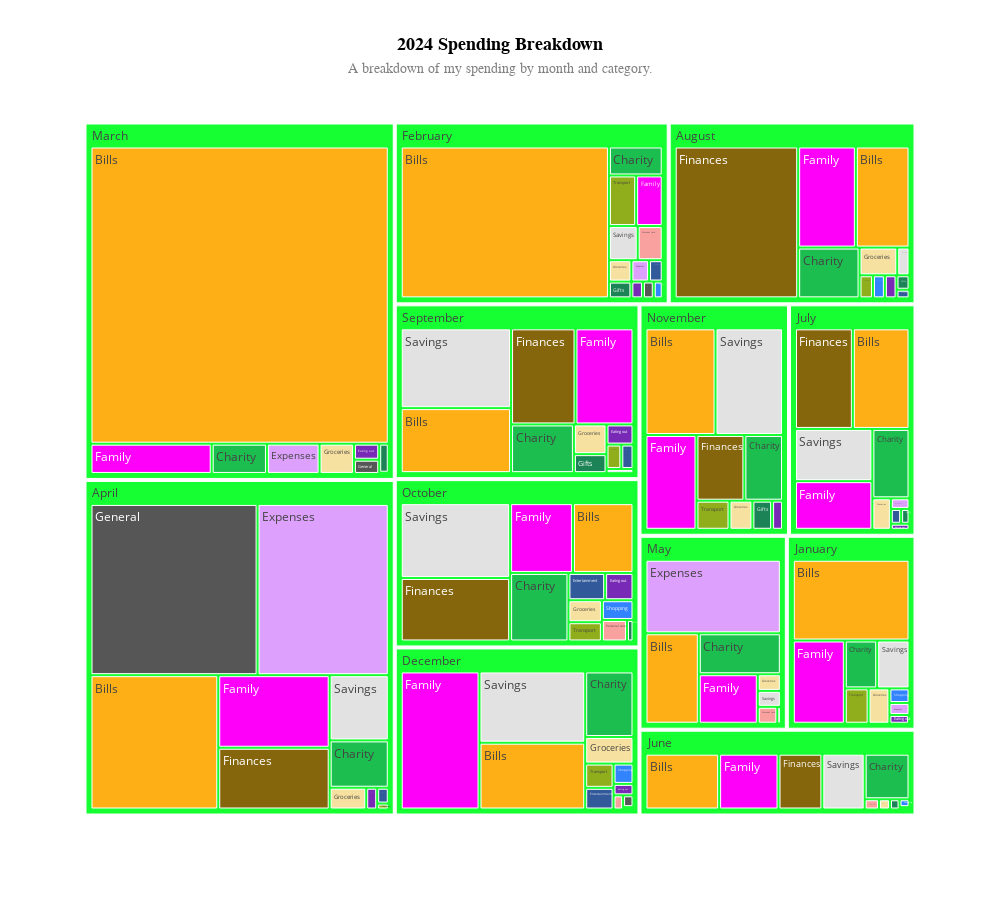

Source (notebook cell):
### Code cell
fig = px.treemap(data_2024_tree, 
                 path=['Month', 'Category'], 
                 values='Money Out', 
                 title='2024 Monthly Spending Breakdown', 
                 color='Category', 
                 color_discrete_sequence=px.colors.qualitative.Alphabet, 
                 #color_continuous_scale = 'plotly3',
                 labels={'Money Out': 'Total Amount Spent'},
                 width=1000, 
                 height=900, 
                 branchvalues='total',
                 hover_name='Category')

fig.update_layout(autosize=True, 
                  title={
        'text': "<b>2024 Spending Breakdown</b><br><span style='font-size:14px;color:gray;'>A breakdown of my spending by month and category.</span>",
        'x': 0.5,  
        'xanchor': 'center', 
        'yanchor': 'top'
    },
    title_font=dict(size=18, family='Arial, sans-serif', color='black'),  
    margin=dict(t=100)  
                 )

fig.update_traces(
    hovertemplate='<b>%{parent}<br></b>' +
                  '%{label}<br>' +
                  '£%{value:.2f}<extra></extra>',
    #root_color='lightblue',
    maxdepth=2
)

fig.show()

### Figure 1 — Plotly figure (JSON) as saved in the notebook; plotly's stock layout.template omitted (floating-point values rounded to 4 significant figures; data arrays with more than 128 entries replaced by an {"elided": "..."} marker saying what was removed)
{"data": [{"branchvalues": "total", "customdata": {"elided": "228x1 str values"}, "domain": {"x": [0, 1], "y": [0, 1]}, "hovertemplate": "<b>%{parent}<br></b>%{label}<br>£%{value:.2f}<extra></extra>", "hovertext": {"elided": "228 str values"}, "ids": {"elided": "228 str values"}, "labels": {"elided": "228 str values"}, "marker": {"colors": {"elided": "228 str values"}}, "maxdepth": 2, "name": "", "parents": {"elided": "228 str values"}, "type": "treemap", "values": {"elided": "228 float values"}}], "layout": {"autosize": true, "height": 900, "legend": {"tracegroupgap": 0}, "margin": {"t": 100}, "title": {"font": {"color": "black", "family": "Arial, sans-serif", "size": 18}, "text": "<b>2024 Spending Breakdown</b><br><span style='font-size:14px;color:gray;'>A breakdown of my spending by month and category.</span>", "x": 0.5, "xanchor": "center", "yanchor": "top"}, "treemapcolorway": ["#AA0DFE", "#3283FE", "#85660D", "#782AB6", "#565656", "#1C8356", "#16FF32", "#F7E1A0", "#E2E2E2", "#1CBE4F", "#C4451C", "#DEA0FD", "#FE00FA", "#325A9B", "#FEAF16", "#F8A19F", "#90AD1C", "#F6222E", "#1CFFCE", "#2ED9FF", "#B10DA1", "#C075A6", "#FC1CBF", "#B00068", "#FBE426", "#FA0087"], "width": 1000}}
